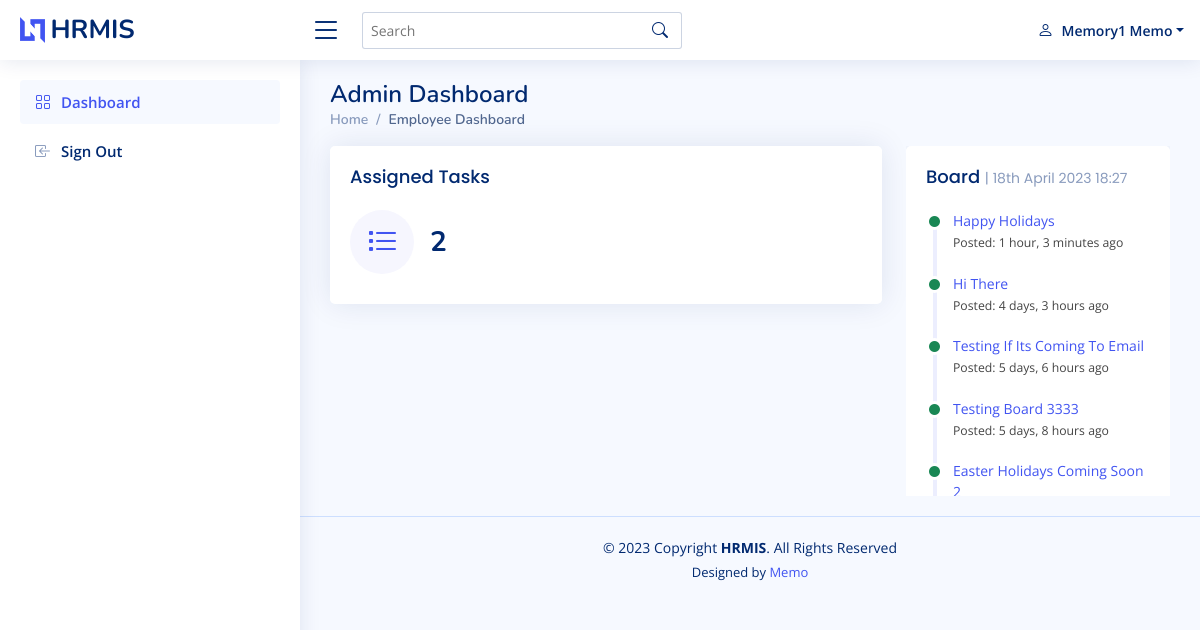
Screenshot of /employee-dash (signed in) with the database file from the repository.
### accounts/models.py (models this page shows, shortened)
class User (AbstractUser):
    DES = (('', 'Choose Designation'), ('admin', 'Admin(Organization)'),('employee', 'Employee'),)
    GENDER = (('', 'Choose Gender'),('female','Female'),('male','Male'))
    first_name = models.CharField(max_length=255)
    last_name = models.CharField(max_length=255)
    is_admin = models.BooleanField(default=False)
    is_employee = models.BooleanField(default=False)
    designation = models.CharField(max_length=30, choices=DES)
    email = models.EmailField(max_length=255)
    phone_number = models.CharField(max_length=255)
    gender = models.CharField(max_length=50, choices=GENDER)
    address = models.TextField()
    class Meta:
        ordering = ["-date_joined", ]

### board/models.py (models this page shows, shortened)
class Board(models.Model):
    title = models.CharField(max_length=255)
    description = models.TextField()
    updated = models.DateTimeField(auto_now=True)
    timestamp = models.DateTimeField(auto_now_add=True)
    class Meta:
        ordering = ["-timestamp", ]

### accounts/views.py (the view)
# urls.py: path('employee-dash',views.employee_dash,name='employee_dash'),
@login_required
def employee_dash(request):
    template_name = 'employee_dash.html'
    qs_board = Board.objects.all()
    number_of_tasks = Task.objects.filter(resource = request.user)
    context ={
        'qs_board':qs_board,
        'number_of_tasks':number_of_tasks.count()
        }
    return render(request,template_name, context)

### accounts/templates/employee_dash.html (shortened to what this page needs)
{% extends 'shared.html' %}
{% load static %}
{% block pagetitle %}
Admin Dashboard
{% endblock %}
{% block breadcrum %}
<li class="breadcrumb-item active">Employee Dashboard</li>
{% endblock %}
{% block content %}
<div class="row">
  <div class="col-lg-8">
    <div class="row">
    <div class="col-xxl-4 col-md-12">
      <div class="card info-card sales-card">
        <div class="card-body">
          <h5 class="card-title">Assigned Tasks</h5>
          <div class="d-flex align-items-center">
            <div class="card-icon rounded-circle d-flex align-items-center justify-content-center">
                <i class="bi bi-list-task"></i>
            </div>
            <div class="ps-3">
                <a href="{% url 'tasks:employee_tasks' request.user.pk %}"><h6>{{number_of_tasks}}</h6></a>
            </div>
          </div>
        </div>
      </div>
    </div>
  </div>
  </div>
    <div class="col-lg-4">
      <div class="hrmis-scroll">
      <div class="card">
        <div class="card-body">
          <h5 class="card-title">Board <span>|  {% now "jS F Y H:i" %}</span></h5>
          <div class="activity">
              {% for board in qs_board %}
            <div class="activity-item d-flex">
              <i class="bi bi-circle-fill activity-badge text-success align-self-start"></i>
              <div class="activity-content">
                <a href="{% url 'boards:board_details' board.pk %}">{{board.title|title}}</a>
                <br>
                <small>Posted: {{board.timestamp|timesince}} ago</small>
              </div>
            </div>
          {% endfor %}
          </div>
        </div>
      </div>
    </div>
    </div>
  </div>
{% endblock %}

### templates/shared.html (shortened to what this page needs)
<!DOCTYPE html>
{% load static %}
<html lang="en">
<head>
  <link href="{% static 'assets/vendor/bootstrap/css/bootstrap.min.css' %}" rel="stylesheet">
  <link href="{% static 'assets/vendor/bootstrap-icons/bootstrap-icons.css' %}" rel="stylesheet">
  <link href="{% static 'assets/vendor/boxicons/css/boxicons.min.css' %}" rel="stylesheet">
  <link href="{% static 'assets/vendor/quill/quill.snow.css' %}" rel="stylesheet">
  <link href="{% static 'assets/vendor/quill/quill.bubble.css' %}" rel="stylesheet">
  <link href="{% static 'assets/vendor/remixicon/remixicon.css' %}" rel="stylesheet">
  <link href="{% static 'assets/vendor/simple-datatables/style.css' %}" rel="stylesheet">
  <link href="{% static 'assets/css/style.css' %}" rel="stylesheet">
</head>
<body>
  <header id="header" class="header fixed-top d-flex align-items-center">
    <div class="d-flex align-items-center justify-content-between">
      <a href="/" class="logo d-flex align-items-center">
        <img src="{% static 'assets/img/logo.png' %}" alt="">
        <span class="d-none d-lg-block">HRMIS</span>
      </a>
      <i class="bi bi-list toggle-sidebar-btn"></i>
    </div>
    <div class="search-bar">
      <form class="search-form d-flex align-items-center" method="POST" action="#">
        <input type="text" name="query" placeholder="Search" title="Enter search keyword">
        <button type="submit" title="Search"><i class="bi bi-search"></i></button>
      </form>
    </div>
    <nav class="header-nav ms-auto">
      <ul class="d-flex align-items-center">
        <li class="nav-item dropdown pe-3">
          <a class="nav-link nav-profile d-flex align-items-center pe-0" href="#" data-bs-toggle="dropdown">
            <i class="bi bi-person"></i>
            <span class="d-none d-md-block dropdown-toggle ps-2">{{request.user.first_name|title}} {{request.user.last_name|title}}</span>
          </a>
        </li>
      </ul>
    </nav>
  </header>
  <aside id="sidebar" class="sidebar">
    <ul class="sidebar-nav" id="sidebar-nav">
      <li class="nav-item">
        <a class="nav-link " href="/">
          <i class="bi bi-grid"></i>
          <span>Dashboard</span>
        </a>
      </li>
      <li class="nav-item">
        <a class="nav-link collapsed" href="{% url 'logout' %}">
          <i class="bi bi-box-arrow-in-left"></i>
          <span>Sign Out</span>
        </a>
      </li>
    </ul>
  </aside>
  <main id="main" class="main">
    <div class="pagetitle">
      <h1>{% block pagetitle %}{% endblock %}</h1>
      <nav>
        <ol class="breadcrumb">
          <li class="breadcrumb-item"><a href="{% url 'accounts:redirect_logged' %}">Home</a></li>
          {% block breadcrum %}{% endblock %}
        </ol>
      </nav>
    </div>
    <section class="section dashboard">
        {% block content %}
        {% endblock %}
    </section>
  </main>
  <footer id="footer" class="footer">
    <div class="copyright">
        © {% now "Y" %} Copyright <strong><span>HRMIS</span></strong>. All Rights Reserved
    </div>
    <div class="credits">
      Designed by <a href="https://bootstrapmade.com/">Memo</a>
    </div>
  </footer>
</body>
</html>

### static_files/assets/css/style.css (style rules this page uses)
:root { scroll-behavior: smooth; }
body { font-family: "Open Sans", sans-serif; background: #f6f9ff; color: #444444; }
a { color: #4154f1; text-decoration: none; }
h1, h2, h3, h4, h5, h6 { font-family: "Nunito", sans-serif; }
#main { margin-top: 60px; padding: 20px 30px; transition: all 0.3s; }
.pagetitle { margin-bottom: 10px; }
.pagetitle h1 { font-size: 24px; margin-bottom: 0; font-weight: 600; color: #012970; }
.card { margin-bottom: 30px; border: none; border-radius: 5px; box-shadow: 0px 0 30px rgba(1, 41, 112, 0.1); }
.card-title { padding: 20px 0 15px 0; font-size: 18px; font-weight: 500; color: #012970; font-family: "Poppins", sans-serif; }
.card-title span { color: #899bbd; font-size: 14px; font-weight: 400; }
.card-body { padding: 0 20px 20px 20px; }
.breadcrumb { font-size: 14px; font-family: "Nunito", sans-serif; color: #899bbd; font-weight: 600; }
.breadcrumb a { color: #899bbd; transition: 0.3s; }
.breadcrumb .breadcrumb-item::before { color: #899bbd; }
.breadcrumb .active { color: #51678f; font-weight: 600; }
.logo { line-height: 1; }
@media (min-width: 1200px) { .logo { width: 280px; } }
.logo img { max-height: 26px; margin-right: 6px; }
.logo span { font-size: 26px; font-weight: 700; color: #012970; font-family: "Nunito", sans-serif; }
.header { transition: all 0.5s; z-index: 997; height: 60px; box-shadow: 0px 2px 20px rgba(1, 41, 112, 0.1); background-color: #fff; padding-left: 20px; }
.header .toggle-sidebar-btn { font-size: 32px; padding-left: 10px; cursor: pointer; color: #012970; }
.header .search-bar { min-width: 360px; padding: 0 20px; }
.header .search-form { width: 100%; }
.header .search-form input { border: 0; font-size: 14px; color: #012970; border: 1px solid rgba(1, 41, 112, 0.2); padding: 7px 38px 7px 8px; border-radius: 3px; transition: 0.3s; width: 100%; }
.header .search-form button { border: 0; padding: 0; margin-left: -30px; background: none; }
.header .search-form button i { color: #012970; }
.header-nav ul { list-style: none; }
.header-nav>ul { margin: 0; padding: 0; }
.header-nav .nav-profile { color: #012970; }
.header-nav .nav-profile span { font-size: 14px; font-weight: 600; }
.sidebar { position: fixed; top: 60px; left: 0; bottom: 0; width: 300px; z-index: 996; transition: all 0.3s; padding: 20px; overflow-y: auto; scrollbar-width: thin; scrollbar-color: #aab7cf transparent; box-shadow: 0px 0px 20px rgba(1, 41, 112, 0.1); background-color: #fff; }
@media (min-width: 1200px) { #main, #footer { margin-left: 300px; } }
.sidebar-nav { padding: 0; margin: 0; list-style: none; }
.sidebar-nav li { padding: 0; margin: 0; list-style: none; }
.sidebar-nav .nav-item { margin-bottom: 5px; }
.sidebar-nav .nav-link { display: flex; align-items: center; font-size: 15px; font-weight: 600; color: #4154f1; transition: 0.3; background: #f6f9ff; padding: 10px 15px; border-radius: 4px; }
.sidebar-nav .nav-link i { font-size: 16px; margin-right: 10px; color: #4154f1; }
.sidebar-nav .nav-link.collapsed { color: #012970; background: #fff; }
.sidebar-nav .nav-link.collapsed i { color: #899bbd; }
.dashboard .info-card { padding-bottom: 10px; }
.dashboard .info-card h6 { font-size: 28px; color: #012970; font-weight: 700; margin: 0; padding: 0; }
.dashboard .card-icon { font-size: 32px; line-height: 0; width: 64px; height: 64px; flex-shrink: 0; flex-grow: 0; }
.dashboard .sales-card .card-icon { color: #4154f1; background: #f6f6fe; }
.dashboard .activity { font-size: 14px; }
.dashboard .activity .activity-item .activity-badge { margin-top: 3px; z-index: 1; font-size: 11px; line-height: 0; border-radius: 50%; flex-shrink: 0; border: 3px solid #fff; flex-grow: 0; }
.dashboard .activity .activity-item .activity-content { padding-left: 10px; padding-bottom: 20px; }
.dashboard .activity .activity-item:last-child .activity-content { padding-bottom: 0; }
.footer { padding: 20px 0; font-size: 14px; transition: all 0.3s; border-top: 1px solid #cddfff; }
.footer .copyright { text-align: center; color: #012970; }
.footer .credits { padding-top: 5px; text-align: center; font-size: 13px; color: #012970; }

### accounts/templates/employee_dash.html (style rules this page uses)
div.hrmis-scroll { height: 350px; overflow: scroll; }

### rows the page displays
User: user.first_name "Memory1", user.last_name "Memo"
Board: title "Happy Holidays", timestamp "1 hour, 3 minutes"
Board: title "Hi There", timestamp "4 days, 3 hours"
Board: title "Testing If Its Coming To Email", timestamp "5 days, 6 hours"
Board: title "Testing Board 3333", timestamp "5 days, 8 hours"
Board: title "Easter Holidays Coming Soon…"

### other values shown
{{ number_of_tasks }} "2"
